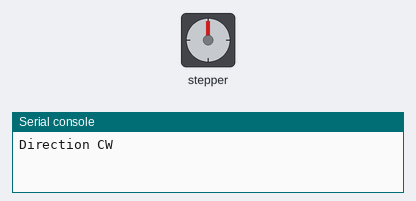
Simulated run of this program. Board: MicroPython board. On the bench: stepper motor, the last lines printed to the serial console. At 9.2 s the program stops and its outputs stay as they are.

Above: at 0.15 s.
At 4.39 s:
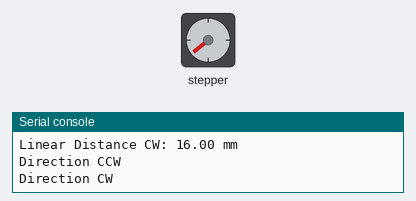
At 9.1 s:
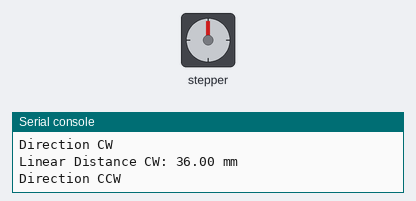
Timing chart, 0 to 10.6 s (numbered marks = the images above):
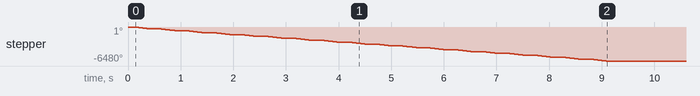

Measured:
- by itself, stepper: turns 6480° counter-clockwise in 9.0 s

The program:

motor_3.py
```python
from machine import Pin
from time import sleep, sleep_us, ticks_ms

# Motor and distance parameters
steps_per_revolution = 200         # Number of steps per motor revolution
pitch_mm_per_rev = 2.0             # Linear distance per revolution (in mm)
distance_per_step = pitch_mm_per_rev / steps_per_revolution

# Define pins
direction_pin = Pin(20, Pin.OUT)
pulse_pin = Pin(21, Pin.OUT)

# Define directions
cw_direction = 0
ccw_direction = 1

# Set initial direction
direction_pin.value(cw_direction)

# Distance counter
linear_distance = 0.0

# Start time
start_time = ticks_ms()

total = 22*400
sleep_time = 0.1

# Run for 5 seconds
while ticks_ms() - start_time < total:  # 5 seconds
    print('Direction CW')
    sleep(sleep_time)
    direction_pin.value(cw_direction)

    for _ in range(steps_per_revolution):  # Full rotation
        pulse_pin.value(1)
        sleep_us(1000)  # 1 ms pulse
        pulse_pin.value(0)
        sleep_us(500)   # 0.5 ms delay
        linear_distance += distance_per_step  # Increment distance

    print(f"Linear Distance CW: {linear_distance:.2f} mm")

    print('Direction CCW')
    sleep(sleep_time)
    direction_pin.value(ccw_direction)

#     for _ in range(steps_per_revolution):
#         pulse_pin.value(1)
#         sleep_us(1000)
#         pulse_pin.value(0)
#         sleep_us(500)
#         linear_distance += distance_per_step  # Increment distance
#
#     print(f"Linear Distance CCW: {linear_distance:.2f} mm")

print("5 seconds elapsed. Stopping motor...")
print(f"Total Linear Distance Covered: {linear_distance:.2f} mm")

# Clean up
pulse_pin.value(0)
direction_pin.value(0)
```
